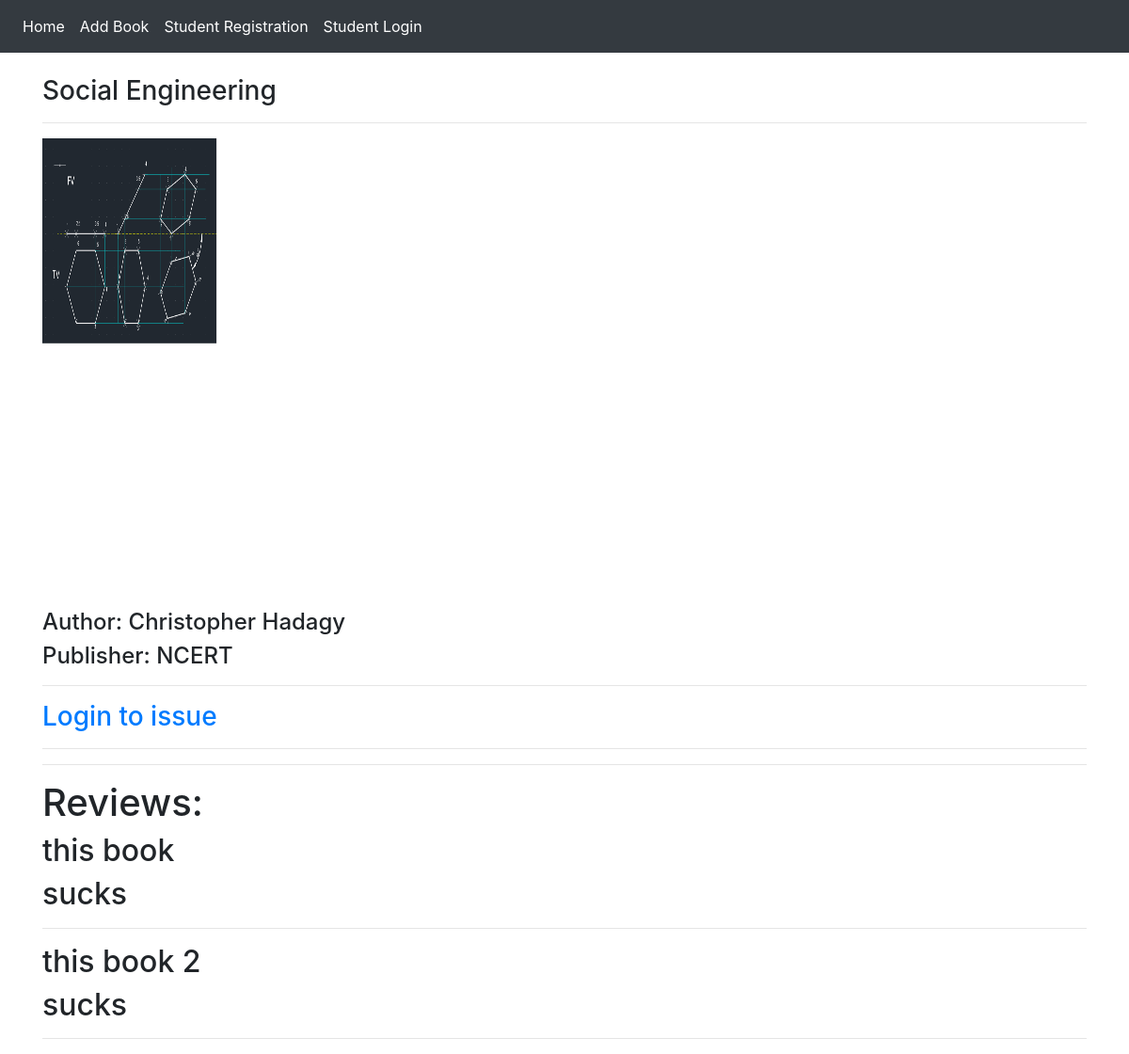
/books/book-details/2/, run on the app's committed database.
### books/models.py (models this page shows, shortened)
class Book(models.Model):
    title = models.CharField(max_length=50)
    author = models.CharField(max_length=50)
    published_by = models.CharField(max_length=50)
    cover = models.ImageField(upload_to = 'covers', blank = True, null = True)

class Review(models.Model):
    student = models.ForeignKey(User, on_delete=models.CASCADE)
    book = models.ForeignKey(Book, on_delete=models.CASCADE)
    title = models.CharField(max_length=100)
    description = models.TextField(max_length=2000)

### books/views.py (the view, shortened to what this page needs)
# urls.py: path('book-details/<pk>/', views.book_details, name = 'book_details'),
def book_details(request, pk):
    book = Book.objects.get(pk = pk)
    form = forms.ReviewForm()
    reviews = Review.objects.filter(book = book)
    book_issued = False
    diction = {
        'book': book,
        'form': form,
        'reviews': reviews,
        'book_issued': book_issued
    }
    return render(request, 'books/book_details.html', context = diction)

### templates/books/book_details.html (shortened to what this page needs)
{% extends 'base.html' %}
{% block content %}
<br>
    <h3> {{book.title}}</h3>
    <hr>
    <img src = "{{book.cover.url}}" height = "500px" width = "500px">
    <h4> Author: {{book.author}}</h4>
    <h4> Publisher: {{book.published_by}}</h4>
    <hr>
    {% if book_issued and user.is_authenticated %}
    <span> You have issued this book. Time left {{time_left}} <span>
    <a href = "{% url 'renew_book' pk=book.pk %}" class = 'btn btn-info'>Renew</a>
    <hr>
    <form method = 'POST'>
    {% csrf_token %}
    {{form.as_p}}
    <input type = "submit" name = "submit" value = "Submit" class = "btn btn-info">
    </form>
    {% else %}
    <h3><a href = "{% url 'student_login' %}"> Login to issue </a></h3>
    {% endif %}
    <hr>
    <hr>
    <h1>Reviews:</h1>
    {% for review in reviews %}
        <h2>{{review.title}}<h2>
        <p>{{review.description}}</p>
        <hr>
    {% endfor %}
{% endblock content %}

### data on the page
Book: title "Social Engineering", cover (picture), author "Christopher Hadagy", published_by "NCERT"
Review: title "this book", description "sucks"
Review: title "this book 2", description "sucks"
